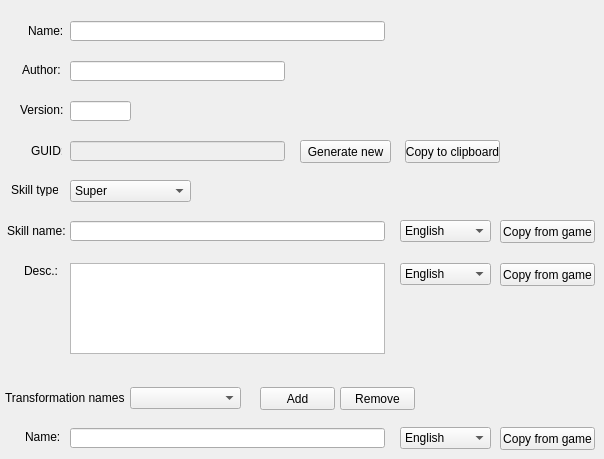
    <widget class="QWidget" name="modInfoTab">
     <property name="autoFillBackground">
      <bool>true</bool>
     </property>
     <attribute name="title">
      <string>Mod info</string>
     </attribute>
     <widget class="QLineEdit" name="modNameEdit">
      <property name="geometry">
       <rect>
        <x>70</x>
        <y>21</y>
        <width>315</width>
        <height>20</height>
       </rect>
      </property>
     </widget>
     <widget class="QLabel" name="label_2">
      <property name="geometry">
       <rect>
        <x>20</x>
        <y>103</y>
        <width>47</width>
        <height>13</height>
       </rect>
      </property>
      <property name="text">
       <string>Version:</string>
      </property>
     </widget>
     <widget class="QPushButton" name="guidButton">
      <property name="geometry">
       <rect>
        <x>300</x>
        <y>140</y>
        <width>91</width>
        <height>23</height>
       </rect>
      </property>
      <property name="text">
       <string>Generate new</string>
      </property>
     </widget>
     <widget class="QLabel" name="label">
      <property name="geometry">
       <rect>
        <x>28</x>
        <y>23</y>
        <width>51</width>
        <height>16</height>
       </rect>
      </property>
      <property name="text">
       <string>Name:</string>
      </property>
     </widget>
     <widget class="QLineEdit" name="modVersionEdit">
      <property name="geometry">
       <rect>
        <x>70</x>
        <y>101</y>
        <width>61</width>
        <height>20</height>
       </rect>
      </property>
     </widget>
     <widget class="QLineEdit" name="modAuthorEdit">
      <property name="geometry">
       <rect>
        <x>70</x>
        <y>61</y>
        <width>215</width>
        <height>20</height>
       </rect>
      </property>
     </widget>
     <widget class="QLabel" name="label_5">
      <property name="geometry">
       <rect>
        <x>7</x>
        <y>223</y>
        <width>101</width>
        <height>16</height>
       </rect>
      </property>
      <property name="text">
       <string>Skill name:</string>
      </property>
     </widget>
     <widget class="QLabel" name="label_4">
      <property name="geometry">
       <rect>
        <x>31</x>
        <y>143</y>
        <width>31</width>
        <height>16</height>
       </rect>
      </property>
      <property name="text">
       <string>GUID:</string>
      </property>
     </widget>
     <widget class="QLineEdit" name="modGuidEdit">
      <property name="enabled">
       <bool>false</bool>
      </property>
      <property name="geometry">
       <rect>
        <x>70</x>
        <y>141</y>
        <width>215</width>
        <height>20</height>
       </rect>
      </property>
     </widget>
     <widget class="QComboBox" name="skillNameLangComboBox">
      <property name="geometry">
       <rect>
        <x>400</x>
        <y>220</y>
        <width>91</width>
        <height>22</height>
       </rect>
      </property>
      <item>
       <property name="text">
        <string>English</string>
       </property>
      </item>
      <item>
       <property name="text">
        <string>Spanish (es)</string>
       </property>
      </item>
      <item>
       <property name="text">
        <string>Spanish (ca)</string>
       </property>
      </item>
      <item>
       <property name="text">
        <string>French</string>
       </property>
      </item>
      <item>
       <property name="text">
        <string>German</string>
       </property>
      </item>
      <item>
       <property name="text">
        <string>Italian</string>
       </property>
      </item>
      <item>
       <property name="text">
        <string>Portuguese</string>
       </property>
      </item>
      <item>
       <property name="text">
        <string>Polish</string>
       </property>
      </item>
      <item>
       <property name="text">
        <string>Russian</string>
       </property>
      </item>
      <item>
       <property name="text">
        <string>Chinese (tw)</string>
       </property>
      </item>
      <item>
       <property name="text">
        <string>Chinese (zh)</string>
       </property>
      </item>
      <item>
       <property name="text">
        <string>Korean</string>
       </property>
      </item>
     </widget>
     <widget class="QLabel" name="label_3">
      <property name="geometry">
       <rect>
        <x>22</x>
        <y>63</y>
        <width>47</width>
        <height>13</height>
       </rect>
      </property>
      <property name="text">
       <string>Author:</string>
      </property>
     </widget>
     <widget class="QLineEdit" name="skillNameEdit">
      <property name="geometry">
       <rect>
        <x>70</x>
        <y>221</y>
        <width>315</width>
        <height>20</height>
       </rect>
      </property>
     </widget>
     <widget class="QPushButton" name="skillNameCopyButton">
      <property name="geometry">
       <rect>
        <x>500</x>
        <y>220</y>
        <width>95</width>
        <height>23</height>
       </rect>
      </property>
      <property name="text">
       <string>Copy from game</string>
      </property>
     </widget>
     <widget class="QLabel" name="label_6">
      <property name="geometry">
       <rect>
        <x>11</x>
        <y>183</y>
        <width>47</width>
        <height>13</height>
       </rect>
      </property>
      <property name="text">
       <string>Skill type:</string>
      </property>
     </widget>
     <widget class="QComboBox" name="skillTypeComboBox">
      <property name="geometry">
       <rect>
        <x>70</x>
        <y>180</y>
        <width>121</width>
        <height>22</height>
       </rect>
      </property>
      <item>
       <property name="text">
        <string>Super</string>
       </property>
      </item>
      <item>
       <property name="text">
        <string>Ultimate</string>
       </property>
      </item>
      <item>
       <property name="text">
        <string>Evasive</string>
       </property>
      </item>
      <item>
       <property name="text">
        <string>Awaken</string>
       </property>
      </item>
     </widget>
     <widget class="QLabel" name="label_32">
      <property name="geometry">
       <rect>
        <x>24</x>
        <y>263</y>
        <width>71</width>
        <height>16</height>
       </rect>
      </property>
      <property name="text">
       <string>Desc.:</string>
      </property>
     </widget>
     <widget class="QTextEdit" name="skillDescEdit">
      <property name="geometry">
       <rect>
        <x>70</x>
        <y>263</y>
        <width>315</width>
        <height>91</height>
       </rect>
      </property>
     </widget>
     <widget class="QComboBox" name="skillDescLangComboBox">
      <property name="geometry">
       <rect>
        <x>400</x>
        <y>263</y>
        <width>91</width>
        <height>22</height>
       </rect>
      </property>
      <item>
       <property name="text">
        <string>English</string>
       </property>
      </item>
      <item>
       <property name="text">
        <string>Spanish (es)</string>
       </property>
      </item>
      <item>
       <property name="text">
        <string>Spanish (ca)</string>
       </property>
      </item>
      <item>
       <property name="text">
        <string>French</string>
       </property>
      </item>
      <item>
       <property name="text">
        <string>German</string>
       </property>
      </item>
      <item>
       <property name="text">
        <string>Italian</string>
       </property>
      </item>
      <item>
       <property name="text">
        <string>Portuguese</string>
       </property>
      </item>
      <item>
       <property name="text">
        <string>Polish</string>
       </property>
      </item>
      <item>
       <property name="text">
        <string>Russian</string>
       </property>
      </item>
      <item>
       <property name="text">
        <string>Chinese (tw)</string>
       </property>
      </item>
      <item>
       <property name="text">
        <string>Chinese (zh)</string>
       </property>
      </item>
      <item>
       <property name="text">
        <string>Korean</string>
       </property>
      </item>
     </widget>
     <widget class="QPushButton" name="skillDescCopyButton">
      <property name="geometry">
       <rect>
        <x>500</x>
        <y>263</y>
        <width>95</width>
        <height>23</height>
       </rect>
      </property>
      <property name="text">
       <string>Copy from game</string>
      </property>
     </widget>
     <widget class="QLabel" name="label_83">
      <property name="geometry">
       <rect>
        <x>5</x>
        <y>390</y>
        <width>131</width>
        <height>16</height>
       </rect>
      </property>
      <property name="text">
       <string>Transformation names</string>
      </property>
     </widget>
     <widget class="QComboBox" name="skillTransComboBox">
      <property name="geometry">
       <rect>
        <x>130</x>
        <y>387</y>
        <width>111</width>
        <height>22</height>
       </rect>
      </property>
     </widget>
     <widget class="QLabel" name="label_84">
      <property name="geometry">
       <rect>
        <x>25</x>
        <y>430</y>
        <width>47</width>
        <height>13</height>
       </rect>
      </property>
      <property name="text">
       <string>Name:</string>
      </property>
     </widget>
     <widget class="QLineEdit" name="skillTransNameEdit">
      <property name="geometry">
       <rect>
        <x>70</x>
        <y>428</y>
        <width>315</width>
        <height>20</height>
       </rect>
      </property>
     </widget>
     <widget class="QComboBox" name="skillTransLangComboBox">
      <property name="geometry">
       <rect>
        <x>400</x>
        <y>427</y>
        <width>91</width>
        <height>22</height>
       </rect>
      </property>
      <item>
       <property name="text">
        <string>English</string>
       </property>
      </item>
      <item>
       <property name="text">
        <string>Spanish (es)</string>
       </property>
      </item>
      <item>
       <property name="text">
        <string>Spanish (ca)</string>
       </property>
      </item>
      <item>
       <property name="text">
        <string>French</string>
       </property>
      </item>
      <item>
       <property name="text">
        <string>German</string>
       </property>
      </item>
      <item>
       <property name="text">
        <string>Italian</string>
       </property>
      </item>
      <item>
       <property name="text">
        <string>Portuguese</string>
       </property>
      </item>
      <item>
       <property name="text">
        <string>Polish</string>
       </property>
      </item>
      <item>
       <property name="text">
        <string>Russian</string>
       </property>
      </item>
      <item>
       <property name="text">
        <string>Chinese (tw)</string>
       </property>
      </item>
      <item>
       <property name="text">
        <string>Chinese (zh)</string>
       </property>
      </item>
      <item>
       <property name="text">
        <string>Korean</string>
       </property>
      </item>
     </widget>
     <widget class="QPushButton" name="skillTransCopyButton">
      <property name="geometry">
       <rect>
        <x>500</x>
        <y>427</y>
        <width>95</width>
        <height>23</height>
       </rect>
      </property>
      <property name="text">
       <string>Copy from game</string>
      </property>
     </widget>
     <widget class="QPushButton" name="skillTransAddButton">
      <property name="geometry">
       <rect>
        <x>260</x>
        <y>387</y>
        <width>75</width>
        <height>23</height>
       </rect>
      </property>
      <property name="text">
       <string>Add</string>
      </property>
     </widget>
     <widget class="QPushButton" name="skillTransRemoveButton">
      <property name="geometry">
       <rect>
        <x>340</x>
        <y>387</y>
        <width>75</width>
        <height>23</height>
       </rect>
      </property>
      <property name="text">
       <string>Remove</string>
      </property>
     </widget>
     <widget class="QPushButton" name="guidCopyButton">
      <property name="geometry">
       <rect>
        <x>405</x>
        <y>140</y>
        <width>95</width>
        <height>23</height>
       </rect>
      </property>
      <property name="text">
       <string>Copy to clipboard</string>
      </property>
     </widget>
    </widget>
